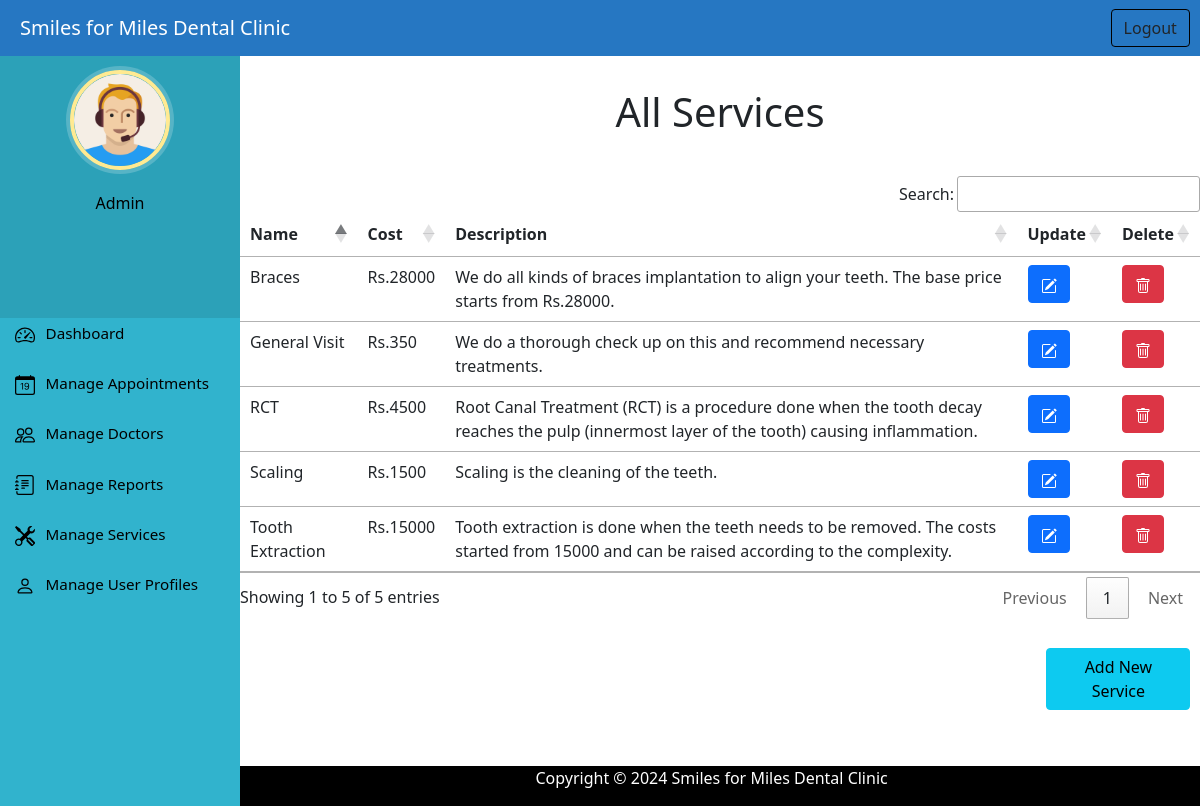
The app's page /admin_view_services (signed in) with its own data.
### home/models.py (models this page shows, shortened)
class Service(models.Model):
    service_name = models.CharField('Service',max_length=50)
    cost = models.IntegerField()
    description = models.TextField()

### home/views.py (the view)
# urls.py: path('admin_view_services', views.admin_view_services,name='admin_view_services'),
@login_required(login_url='/adminlogin')
@user_passes_test(is_admin)
def admin_view_services(request):
    services = Service.objects.all
    return render(request,'admin_view_services.html',  {'services':services})

### home/views.py (called while the page is built)
def is_admin(user):
    return user.groups.filter(name='ADMIN').exists()

### templates/admin_view_services.html (shortened to what this page needs)
{% extends 'adminbase.html' %}
{% load static %}
{% block content %}
<h1 class="text-center" style="margin-top: 40px;">All Services</h1>
<div style="margin-top: 40px;">
    <div >
      <table id="example" class="table table-hover">
        <thead>
          <tr>
            <th>Name</th>
            <th>Cost</th>
            <th>Description</th>
            <th>Update</th>
            <th>Delete</th>
          </tr>
        </thead>
        {% for s in services %}
        <tr>
          <td> {{s.service_name}}</td>
          <td>Rs.{{s.cost}}</td>
          <td>{{s.description}}</td>
          <td><a class="btn btn-primary btn-xs" name="update_button" href="{% url 'update_service' s.id  %}"></a></td>
          <td><a class="btn btn-danger btn-xs" onclick="return confirm('Are you sure you want to delete this service?')"  name="delete_button" href="{% url 'delete_service' s.id  %}"></i</a></td>
        </tr>
        {% endfor %}
      </table>
    </div>
    <a type="button" class="btn btn-info" href="/admin_add_services" style="margin-left: 84%; margin-bottom: 10%; width:15%; margin-top: 3%;">Add New Service</a>
  </div>
{% endblock content %}

### static/css/dashboardstyle.css (style rules this page uses)
a:link { text-decoration: none; }
a { color: white; }
body { padding-left: 240px; color: black; }

### records on screen
Service: service_name "Scaling", cost "1500", description "Scaling is the cleaning of the teeth."
Service: service_name "Tooth Extraction", cost "15000", description "Tooth extraction is done when the teeth needs to be removed. The costs started from 15000 and can be raised according to the complexity."
Service: service_name "RCT", cost "4500", description "Root Canal Treatment (RCT) is a procedure done when the tooth decay reaches the pulp (innermost layer of the tooth) causing inflammation."
Service: service_name "General Visit", cost "350", description "We do a thorough check up on this and recommend necessary treatments."
Service: service_name "Braces", cost "28000", description "We do all kinds of braces implantation to align your teeth. The base price starts from Rs.28000."
